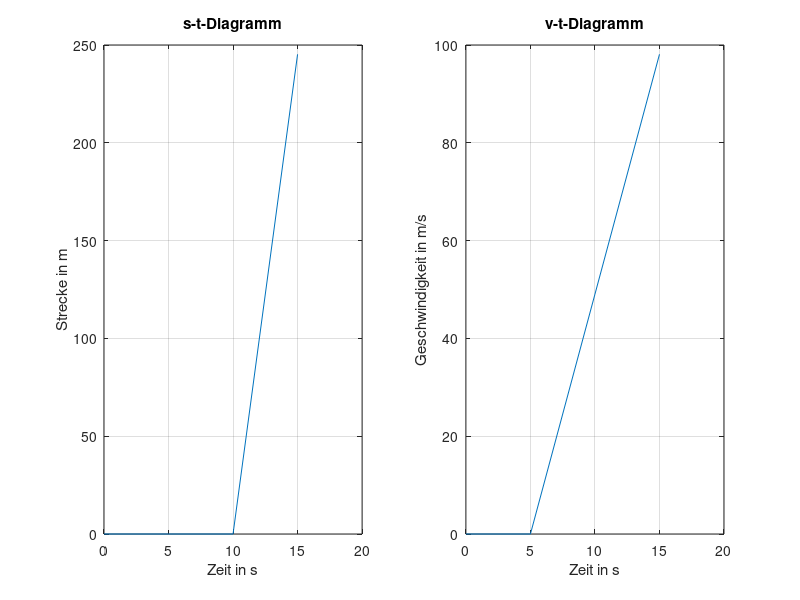

This figure's MATLAB source:
clear all

DELTA_T = input("Gebe Zeitintervall in s ein: ");
ANFANGSHOEHE = input("Gebe Anfangshoehe in m ein: ");
G = 9.81;

t(1) = 0;
v(1) = 0;
s(1) = 0;
a(1) = G;

i = 1
while s(i) <= ANFANGSHOEHE
  t(i+1) = t(i) + DELTA_T;
  s(i+1) = s(i) + v(i)*DELTA_T;
  v(i+1) = t(i)*G;
  i = i + 1;
end

fprintf("Endgeschwindigkeit Theorie: %6.2f m/s, %6.2f km/h\n", sqrt(2*G*ANFANGSHOEHE), sqrt(2*G*ANFANGSHOEHE)*3.6);
fprintf("Endgeschwindigkeit Simulation: %6.2f m/s, %6.2f km/h\n", v(i), (v(i)*3.6));
fprintf("Fallzeit: %6.2f s\n", t(i));
fprintf("Anzahl Schritte zur Abbruchbedingung: %1.f\n", i);

subplot(1,2,1);
plot(t,s);
grid on
title("s-t-Diagramm", "FontWeight","bold");
xlabel("Zeit in s")
ylabel("Strecke in m")

subplot(1,2,2);
plot(t,v);
grid on
title("v-t-Diagramm", "FontWeight","bold");
xlabel("Zeit in s")
ylabel("Geschwindigkeit in m/s")

